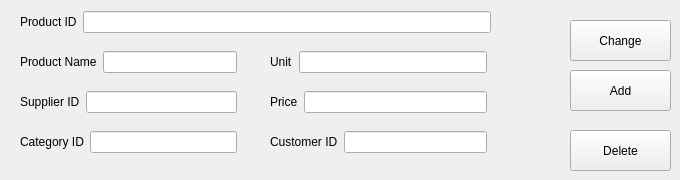
    <widget class="QWidget" name="tab_8">
     <attribute name="title">
      <string>Products</string>
     </attribute>
     <widget class="QWidget" name="layoutWidget_53">
      <property name="geometry">
       <rect>
        <x>20</x>
        <y>130</y>
        <width>217</width>
        <height>24</height>
       </rect>
      </property>
      <layout class="QHBoxLayout" name="horizontalLayout_58">
       <item>
        <widget class="QLabel" name="label_58">
         <property name="text">
          <string>Category ID</string>
         </property>
        </widget>
       </item>
       <item>
        <widget class="QLineEdit" name="CustomerID_54"/>
       </item>
      </layout>
     </widget>
     <widget class="QWidget" name="layoutWidget_55">
      <property name="geometry">
       <rect>
        <x>20</x>
        <y>50</y>
        <width>217</width>
        <height>24</height>
       </rect>
      </property>
      <layout class="QHBoxLayout" name="horizontalLayout_60">
       <item>
        <widget class="QLabel" name="label_60">
         <property name="text">
          <string>Product Name</string>
         </property>
        </widget>
       </item>
       <item>
        <widget class="QLineEdit" name="CustomerID_56"/>
       </item>
      </layout>
     </widget>
     <widget class="QWidget" name="layoutWidget_56">
      <property name="geometry">
       <rect>
        <x>20</x>
        <y>10</y>
        <width>471</width>
        <height>24</height>
       </rect>
      </property>
      <layout class="QHBoxLayout" name="horizontalLayout_61">
       <item>
        <widget class="QLabel" name="label_61">
         <property name="text">
          <string>Product ID</string>
         </property>
        </widget>
       </item>
       <item>
        <widget class="QLineEdit" name="CustomerID_57"/>
       </item>
      </layout>
     </widget>
     <widget class="QWidget" name="layoutWidget_57">
      <property name="geometry">
       <rect>
        <x>20</x>
        <y>90</y>
        <width>217</width>
        <height>24</height>
       </rect>
      </property>
      <layout class="QHBoxLayout" name="horizontalLayout_62">
       <item>
        <widget class="QLabel" name="label_62">
         <property name="text">
          <string>Supplier ID</string>
         </property>
        </widget>
       </item>
       <item>
        <widget class="QLineEdit" name="CustomerID_58"/>
       </item>
      </layout>
     </widget>
     <widget class="QWidget" name="layoutWidget_58">
      <property name="geometry">
       <rect>
        <x>270</x>
        <y>130</y>
        <width>217</width>
        <height>24</height>
       </rect>
      </property>
      <layout class="QHBoxLayout" name="horizontalLayout_63">
       <item>
        <widget class="QLabel" name="label_63">
         <property name="text">
          <string>Customer ID</string>
         </property>
        </widget>
       </item>
       <item>
        <widget class="QLineEdit" name="CustomerID_59"/>
       </item>
      </layout>
     </widget>
     <widget class="QWidget" name="layoutWidget_59">
      <property name="geometry">
       <rect>
        <x>270</x>
        <y>50</y>
        <width>217</width>
        <height>24</height>
       </rect>
      </property>
      <layout class="QHBoxLayout" name="horizontalLayout_64">
       <item>
        <widget class="QLabel" name="label_64">
         <property name="text">
          <string>Unit</string>
         </property>
        </widget>
       </item>
       <item>
        <widget class="QLineEdit" name="CustomerID_60"/>
       </item>
      </layout>
     </widget>
     <widget class="QWidget" name="layoutWidget_60">
      <property name="geometry">
       <rect>
        <x>270</x>
        <y>90</y>
        <width>217</width>
        <height>24</height>
       </rect>
      </property>
      <layout class="QHBoxLayout" name="horizontalLayout_65">
       <item>
        <widget class="QLabel" name="label_65">
         <property name="text">
          <string>Price</string>
         </property>
        </widget>
       </item>
       <item>
        <widget class="QLineEdit" name="CustomerID_61"/>
       </item>
      </layout>
     </widget>
     <widget class="QPushButton" name="Delete_6">
      <property name="geometry">
       <rect>
        <x>570</x>
        <y>130</y>
        <width>101</width>
        <height>41</height>
       </rect>
      </property>
      <property name="text">
       <string>Delete</string>
      </property>
     </widget>
     <widget class="QPushButton" name="Add_6">
      <property name="geometry">
       <rect>
        <x>570</x>
        <y>70</y>
        <width>101</width>
        <height>41</height>
       </rect>
      </property>
      <property name="text">
       <string>Add</string>
      </property>
     </widget>
     <widget class="QPushButton" name="Change_10">
      <property name="geometry">
       <rect>
        <x>570</x>
        <y>20</y>
        <width>101</width>
        <height>41</height>
       </rect>
      </property>
      <property name="text">
       <string>Change</string>
      </property>
     </widget>
    </widget>
